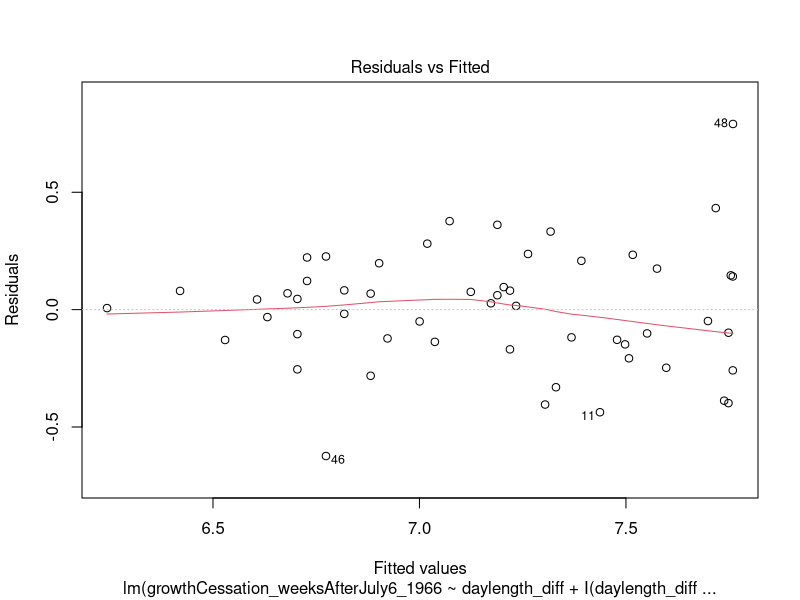
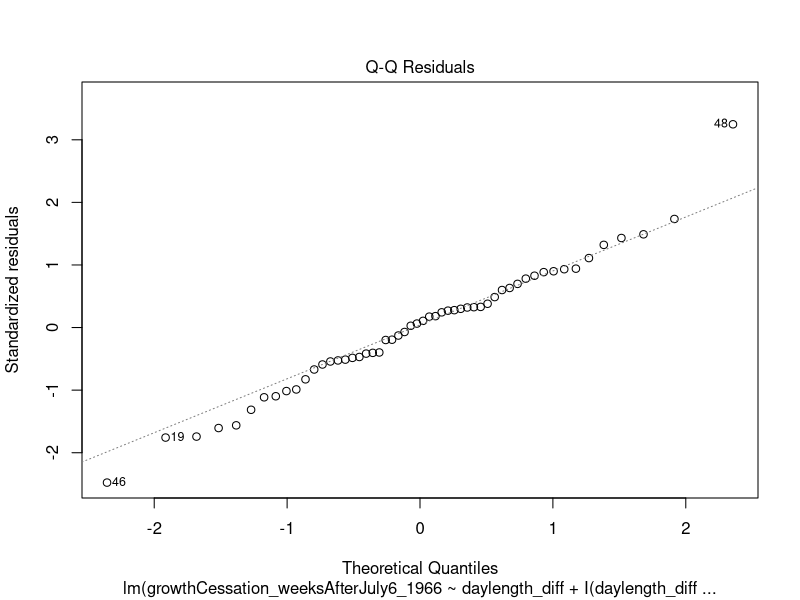
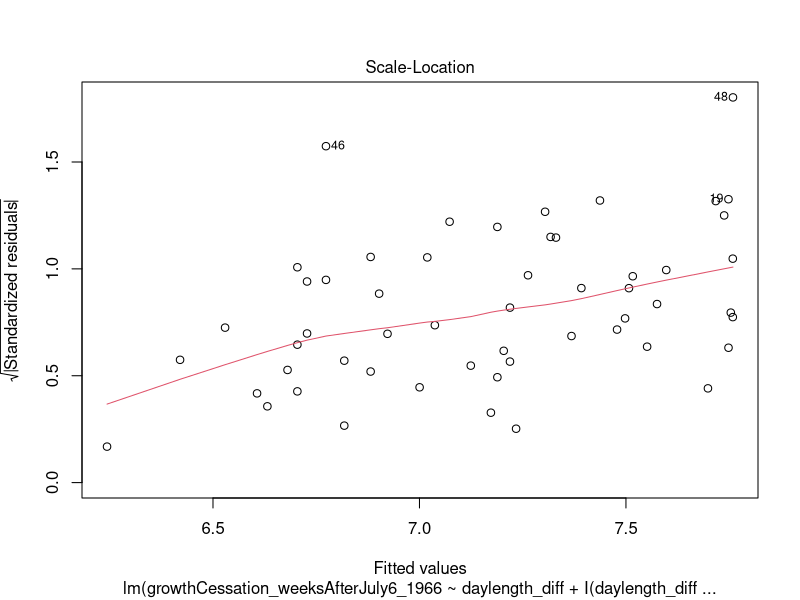
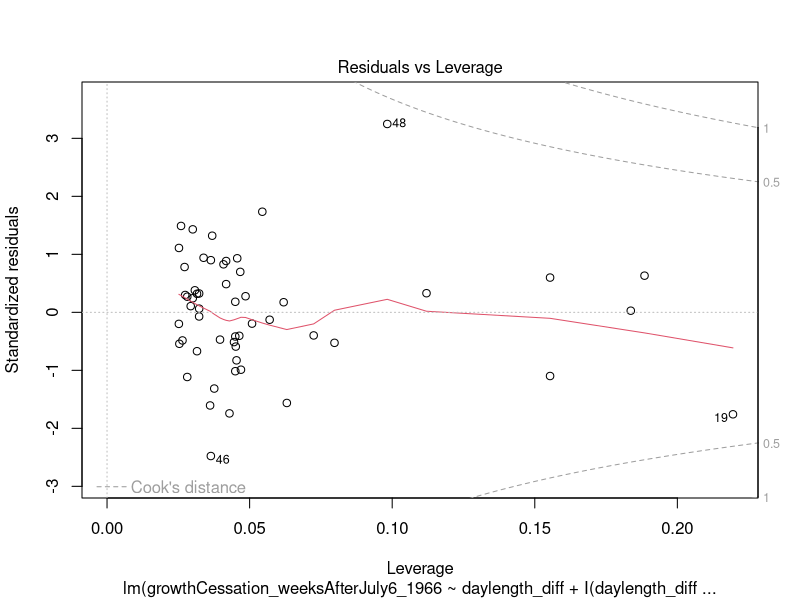
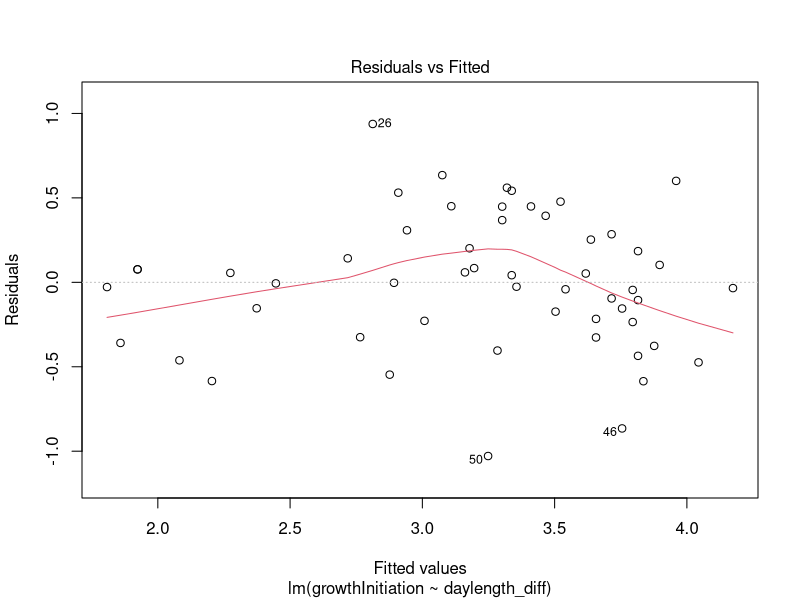
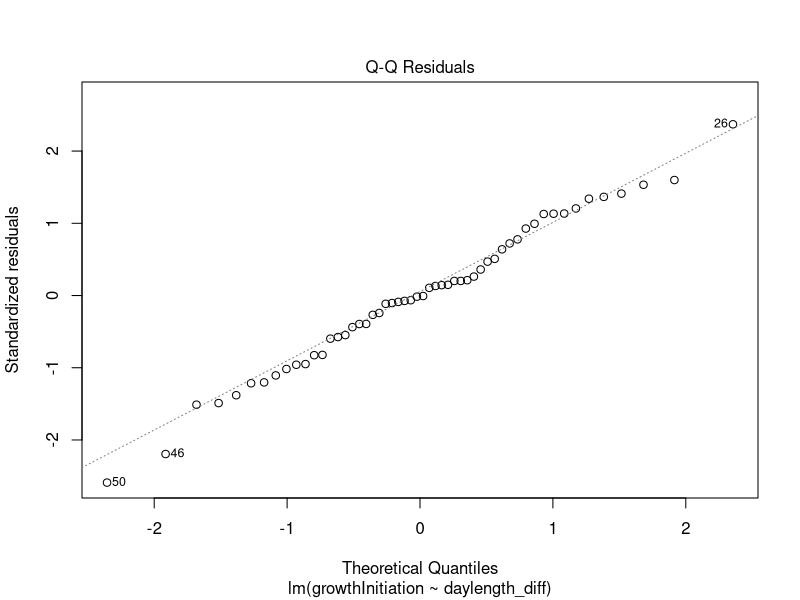
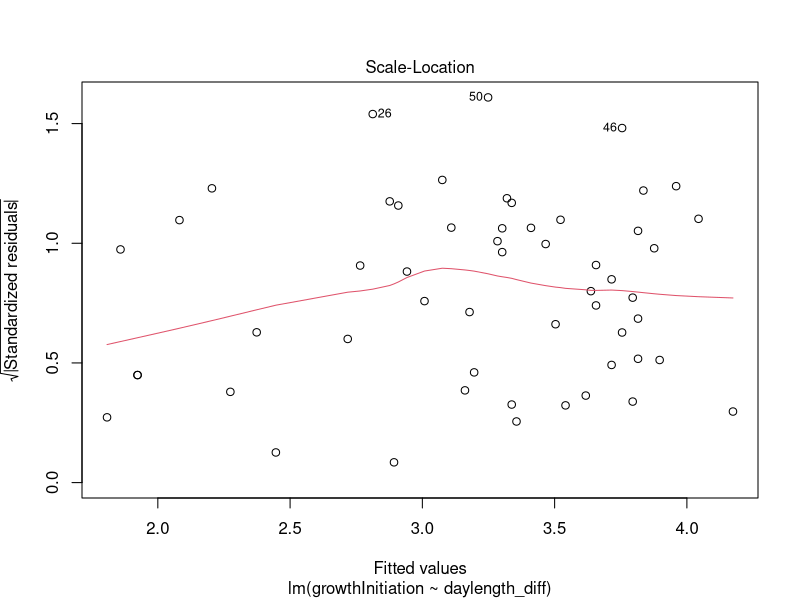
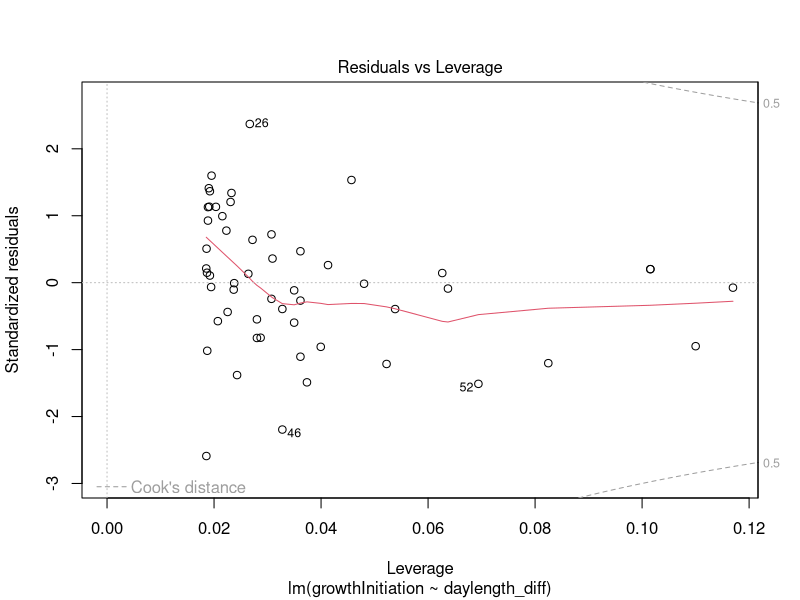

Write the R code that produced these figures, in order. (Note: this script raises an error after producing the figures.)
# yellow birch figures




setwd("C:/Users/mkmcc/OneDrive - The Pennsylvania State University/MaryMcCafferty/Phenology/Data/YellowBirch/ReadyFiles")

library(ggplot2)
# read in the data
safe_colorblind_palette <- c("#882255", "#888888", "#88CCEE", "#6699CC", "#44AA99", 
                             "#999933", "#117733", "#332288", "#CC6677", "#DDCC77", "#AA4499")


#clausen data for fall
yb.clim = read.csv("YellowBirch_Clausen2yr_withClimate.csv")

yb.clim$growthCessation_weeksAfterJuly6_1966*7

#remove outlier

yb.clim = yb.clim[which(yb.clim$StandNumber!=2980),]
# daylength^2
model.day2 = lm(growthCessation_weeksAfterJuly6_1966 ~ daylength_diff + I(daylength_diff^2), data = yb.clim)
summary(model.day2)
plot(model.day2)

yb.clim$growthCessation_date = as.Date(yb.clim$growthCessation_weeksAfterJuly6_1966*7 + as.Date("1966-07-06"))

#png device
png(filename = "C:/Users/mkmcc/OneDrive - The Pennsylvania State University/MaryMcCafferty/Phenology/Figures/YellowBirchFall1.png", height = 550, width = 750, unit='px')

ggplot(data = yb.clim, aes(x=daylength_diff, y=growthCessation_date))+
  geom_point(color = "#CC6677", size = 6, shape = 16)+ geom_smooth(method = 'lm', formula = y~x+I(x^2), se=F, color = "black")+
  theme_bw()+xlab("Population home daylength difference")+ylab("Average growth cessation date")+ 
  guides(size = "none", color = guide_legend(override.aes = list(size=4)))+
  scale_x_reverse()+
  theme(axis.text.x = element_text(size = 12), axis.text.y = element_text(size=12), 
        axis.title.x = element_text(size=16), axis.title.y = element_text(size=16))

#close the device
dev.off()

# Clausen spring data
rm(list=ls())
# clausen figure for spring
# climate data
yb.clim = read.csv("YellowBirch_ClausenGarrett_withClimate.csv")

#remove outlier
yb.clim = yb.clim[which(yb.clim$SourceNumber!=2980),]

# the final model
model.day = lm(growthInitiation ~ daylength_diff, data = yb.clim)
summary(model.day)
plot(model.day)

#png device
png(filename = "C:/Users/mkmcc/OneDrive - The Pennsylvania State University/MaryMcCafferty/Phenology/Figures/YellowBirchSpring1.png", height = 550, width = 750, unit='px')

# plot
ggplot(data = yb.clim, aes(x=daylength_diff, y=growthInitiation))+
  geom_point(color = "#44AA99", size = 6, shape = 16)+
  geom_smooth(se=F, method='lm', color = "black")+
  xlab("Difference between longest and shortest daylength (hrs)")+ ylab("Average growth initiation score on May 5")+
  theme_bw() + guides(size="none")+
  theme(axis.text.x = element_text(size = 12), axis.text.y = element_text(size=12), 
        axis.title.x = element_text(size=16), axis.title.y = element_text(size=16))
# close device
dev.off()


# sharik data for spring
rm(list=ls())
yb.clim = read.csv("YellowBirch_SharikBarnes_withClimate.csv")

#MCMT
model.mcmt = lm(LeafFlushing_MeanStage ~ MCMT, data = yb.clim)
summary(model.mcmt)
plot(model.mcmt)

#do not use this method because scores were averaged to decimal
gpredictions = data.frame(ggeffects::ggpredict(model.mcmt,  terms = c("MCMT"), type = "fixed"))

#make MCMT a factor
gpredictions$MCMT = factor(gpredictions$x)

colnames(gpredictions)[6] = "LeafFlushing_MeanStage"


ggplot(gpredictions, aes(x = MCMT, y = predicted, fill = LeafFlushing_MeanStage)) + 
  geom_bar(position = "dodge", stat = "identity") +
  scale_fill_brewer(palette = "Set2") + #scale_x_discrete(limits = rev(levels(gpredictions2$DD_0)))+
  theme_bw()+ xlab("Mean Coldest Month Temperagure (°C)") + ylab("Predicted probability of flush stage")+
  ggtitle("Probabilities of bud flush stage across temperature gradient")+
  labs(fill = "Bud flush score")
# does not really work because they averaged to continuous value

#png device
png(filename = "C:/Users/mkmcc/OneDrive - The Pennsylvania State University/MaryMcCafferty/Phenology/Figures/YellowBirchSpring2.png", height = 550, width = 750, unit='px')


ggplot(data = yb.clim, aes(x=MCMT, y=LeafFlushing_MeanStage))+
  geom_point(color = "#44AA99", size = 6, shape = 16)+
  geom_smooth(se=F, method='lm', color = "black")+
  xlab("Population home climate (mean coldest month temperature; °C)")+ ylab("Average leaf flushing stage on May 2")+
  theme_bw() + guides(size="none")+
  theme(axis.text.x = element_text(size = 12), axis.text.y = element_text(size=12), 
        axis.title.x = element_text(size=16), axis.title.y = element_text(size=16))
  #geom_point(aes(y=LeafFlushing_Range_min), color = "blue")+
  #geom_point(aes(y=LeafFlushing_Range_max), color = "red")


dev.off()


# yellow birch fall models from sharik and barnes
rm(list=ls())
#read in the data
yb.clim = read.csv("YellowBirch_SharikBarnes_withClimate.csv")

#final model
model.tmaxat = lm(GrowthCessation_MeanDays ~ Tmax_at, data = yb.clim)
summary(model.tmaxat)
plot(model.tmaxat)

yb.clim$growthCessation_date = as.Date(yb.clim$GrowthCessation_MeanDays + as.Date("1969-07-24"))

#png device
png(filename = "C:/Users/mkmcc/OneDrive - The Pennsylvania State University/MaryMcCafferty/Phenology/Figures/YellowBirchFall2.png", height = 550, width = 750, unit='px')

ggplot(data = yb.clim, aes(x=Tmax_at, y=growthCessation_date))+
  geom_point(color = "#CC6677", size = 6, shape=16)+ geom_smooth(method = 'lm', formula = y~x, se=F, color = "black")+
  theme_bw()+xlab("Population home climate (Average maximum autumn temperature; °C)")+
  ylab("Average growth cessation date")+ 
  guides(size = "none", color = guide_legend(override.aes = list(size=4)))+
  theme(axis.text.x = element_text(size = 12), axis.text.y = element_text(size=12), 
        axis.title.x = element_text(size=16), axis.title.y = element_text(size=16))

#close the device
dev.off()


rm(list=ls())
# compare the two different studies growth cessation
yb.clim1 = read.csv("YellowBirch_SharikBarnes_withClimate.csv")
yb.clim1$growthCessation_date = as.Date(yb.clim1$GrowthCessation_MeanDays + as.Date("1969-07-24"))
yb.clim1$growthCessation_doy = as.Date(yb.clim1$GrowthCessation_MeanDays + as.Date("1969-07-24")) - as.Date("1968-12-31")


yb.clim2 = read.csv("YellowBirch_Clausen2yr_withClimate.csv")
#remove outlier
yb.clim2 = yb.clim2[which(yb.clim2$StandNumber!=2980),]
yb.clim2$growthCessation_date = as.Date(yb.clim2$growthCessation_weeksAfterJuly6_1966*7 + as.Date("1966-07-06"))
yb.clim2$growthCessation_doy = as.Date(yb.clim2$growthCessation_weeksAfterJuly6_1966*7 + as.Date("1966-07-06")) - as.Date("1965-12-31")


yb.tests = read.csv("YB_AllTestSites_Normal_1941_1970SY_V2.csv")


growthCessation_doy = c(yb.clim1$growthCessation_doy, yb.clim2$growthCessation_doy)
test = c(rep("MI", nrow(yb.clim1)), rep("WI", nrow(yb.clim2)))
MCMT = c(yb.clim1$MCMT, yb.clim2$MCMT)
Tmax_at = c(yb.clim1$Tmax_at, yb.clim2$Tmax_at)
daylength_diff = c(yb.clim1$daylength_diff, yb.clim2$daylength_diff)
yb = data.frame(growthCessation_doy, test, MCMT, Tmax_at, daylength_diff)



#png device
png(filename = "C:/Users/mkmcc/OneDrive - The Pennsylvania State University/MaryMcCafferty/Phenology/Figures/YellowBirchFallSupFig1.png", height = 550, width = 750, unit='px')

ggplot(data = yb, aes(x=Tmax_at, y=growthCessation_doy, color = test, group = test))+
  geom_point(aes(size = 2))+ geom_smooth(method = 'lm', formula = y~x, se=F, color = "black")+
  theme_bw()+xlab("Population home climate (Average maximum autumn temperature; °C)")+
  ylab("Average growth cessation date")+ 
  guides(size = "none", color = guide_legend(override.aes = list(size=4)))+
  theme(axis.text.x = element_text(size = 12), axis.text.y = element_text(size=12), 
        axis.title.x = element_text(size=16), axis.title.y = element_text(size=16))

dev.off()

#png device
png(filename = "C:/Users/mkmcc/OneDrive - The Pennsylvania State University/MaryMcCafferty/Phenology/Figures/YellowBirchFallSupFig2.png", height = 550, width = 750, unit='px')

ggplot(data = yb, aes(x=daylength_diff, y=growthCessation_doy, color = test, group = test))+
  geom_point(aes(size = 2))+ geom_smooth(method = 'lm', formula = y~x, se=F, color = "black")+
  theme_bw()+xlab("Population home daylength difference")+
  ylab("Average growth cessation date")+ 
  guides(size = "none", color = guide_legend(override.aes = list(size=4)))+
  theme(axis.text.x = element_text(size = 12), axis.text.y = element_text(size=12), 
        axis.title.x = element_text(size=16), axis.title.y = element_text(size=16))
dev.off()
